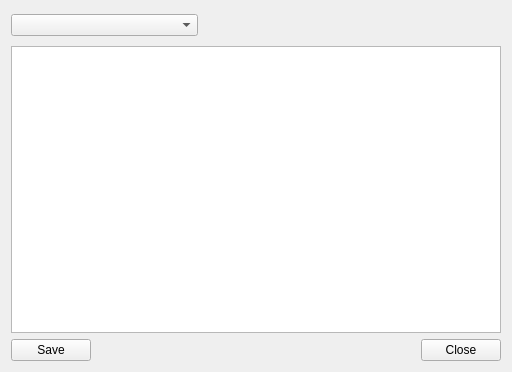
<?xml version="1.0" encoding="UTF-8"?>
<ui version="4.0">
 <class>LogWindow</class>
 <widget class="QWidget" name="LogWindow">
  <property name="geometry">
   <rect>
    <x>0</x>
    <y>0</y>
    <width>506</width>
    <height>372</height>
   </rect>
  </property>
  <property name="windowTitle">
   <string>ezmorib-dehash Log Window</string>
  </property>
  <property name="windowIcon">
   <iconset resource="../Assets/Images.qrc">
    <normaloff>:/Images/pwf2tools.png</normaloff>:/Images/pwf2tools.png</iconset>
  </property>
  <layout class="QGridLayout" name="gridLayout">
   <item row="2" column="0">
    <widget class="QPushButton" name="SaveButton">
     <property name="sizePolicy">
      <sizepolicy hsizetype="Maximum" vsizetype="Maximum">
       <horstretch>0</horstretch>
       <verstretch>0</verstretch>
      </sizepolicy>
     </property>
     <property name="text">
      <string>Save</string>
     </property>
    </widget>
   </item>
   <item row="2" column="1" colspan="2">
    <spacer name="BottomSpacer">
     <property name="orientation">
      <enum>Qt::Orientation::Horizontal</enum>
     </property>
     <property name="sizeType">
      <enum>QSizePolicy::Policy::MinimumExpanding</enum>
     </property>
     <property name="sizeHint" stdset="0">
      <size>
       <width>207</width>
       <height>20</height>
      </size>
     </property>
    </spacer>
   </item>
   <item row="2" column="3">
    <widget class="QPushButton" name="CloseButton">
     <property name="sizePolicy">
      <sizepolicy hsizetype="Maximum" vsizetype="Maximum">
       <horstretch>0</horstretch>
       <verstretch>0</verstretch>
      </sizepolicy>
     </property>
     <property name="text">
      <string>Close</string>
     </property>
    </widget>
   </item>
   <item row="1" column="0" colspan="4">
    <widget class="QTextEdit" name="LogTextEdit">
     <property name="sizePolicy">
      <sizepolicy hsizetype="MinimumExpanding" vsizetype="MinimumExpanding">
       <horstretch>0</horstretch>
       <verstretch>0</verstretch>
      </sizepolicy>
     </property>
    </widget>
   </item>
   <item row="0" column="0" colspan="2">
    <widget class="QComboBox" name="LogTypeFilterComboBox">
     <property name="sizePolicy">
      <sizepolicy hsizetype="MinimumExpanding" vsizetype="Maximum">
       <horstretch>0</horstretch>
       <verstretch>0</verstretch>
      </sizepolicy>
     </property>
    </widget>
   </item>
   <item row="0" column="2" colspan="2">
    <spacer name="LogTypeFilterSpacer">
     <property name="orientation">
      <enum>Qt::Orientation::Horizontal</enum>
     </property>
     <property name="sizeType">
      <enum>QSizePolicy::Policy::Minimum</enum>
     </property>
     <property name="sizeHint" stdset="0">
      <size>
       <width>297</width>
       <height>29</height>
      </size>
     </property>
    </spacer>
   </item>
  </layout>
 </widget>
 <connections/>
</ui>
